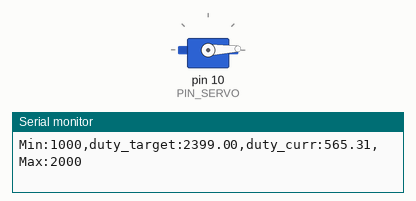
Simulated run of this sketch. Board: Arduino Uno, built with avr-gcc and run on an emulated ATmega328P. On the bench: servo, the last lines printed to the serial monitor.

Above: at 0.43 s.
At 10.48 s:
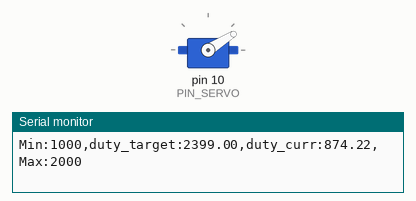
At 20.2 s:
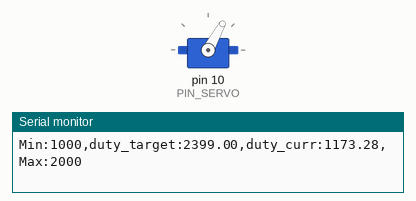
At 39.64 s:
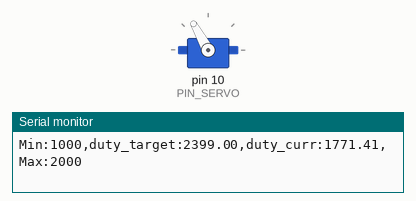
Timing chart, 0 to 40.0 s (numbered marks = the images above):
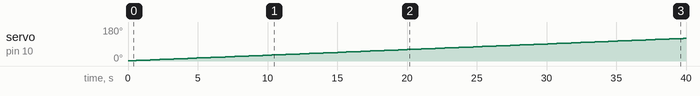

Measured:
- by itself, servo on pin 10 (PIN_SERVO): moves from 1° to 120° over 39.6 s

The sketch:

Low_servo_speed.ino
```cpp
#include <Servo.h>

// Arduino pin assignment
#define PIN_SERVO 10

// configurable parameters
#define _DUTY_MIN 553 // servo full clockwise position (0 degree)
#define _DUTY_NEU 1476 // servo neutral position (90 degree)
#define _DUTY_MAX 2399 // servo full counterclockwise position (180 degree)

#define _POS_START (_DUTY_MIN)
#define _POS_END (_DUTY_MAX)//_SERVO_SPEED 3
//#define _POS_END (_DUTY_NEU) //_SERVO_SPEED 0.3

#define _SERVO_SPEED 3 // servo speed limit (unit: degree/second)
//#define _SERVO_SPEED 0.3 // servo speed limit (unit: degree/second)
#define INTERVAL 20  // servo update interval

// global variables
unsigned long last_sampling_time; // unit: ms
double duty_chg_per_interval; // maximum duty difference per interval
double toggle_interval, toggle_interval_cnt;
float pause_time; // unit: sec
Servo myservo;
double duty_target, duty_curr;


void setup() {
// initialize GPIO pins
  myservo.attach(PIN_SERVO);
  duty_target = duty_curr = _POS_START;
  myservo.writeMicroseconds(duty_curr);

// initialize serial port
  Serial.begin(57600);

// convert angle speed into duty change per interval.
  duty_chg_per_interval = (float)(_DUTY_MAX - _DUTY_MIN) * _SERVO_SPEED / 180 * INTERVAL / 1000;

// initialize variables for servo update.
  pause_time = 1;
  toggle_interval = (180.0 / _SERVO_SPEED + pause_time) * 1000 / INTERVAL; //_SERVO_SPEED 3
  //toggle_interval = (90.0 / _SERVO_SPEED + pause_time) * 1000 / INTERVAL; //_SERVO_SPEED 0.3
  toggle_interval_cnt = toggle_interval;

// initialize last sampling time
  last_sampling_time = 0;
}


void loop() {
// wait until next sampling time.
// millis() returns the number of milliseconds since the program started. Will overflow after 50 days.
  if(millis() < last_sampling_time + INTERVAL) return;

// adjust duty_curr toward duty_target by duty_chg_per_interval
  if(duty_target > duty_curr) {
    duty_curr += duty_chg_per_interval;
    if(duty_curr > duty_target) duty_curr = duty_target;
  }
  else {
    duty_curr -= duty_chg_per_interval;
    if(duty_curr < duty_target) duty_curr = duty_target;
  }

// update servo position
  myservo.writeMicroseconds(duty_curr);

// output the read value to the serial port
  Serial.print("Min:1000,duty_target:");
  Serial.print(duty_target);
  Serial.print(",duty_curr:");
  Serial.print(duty_curr);
  Serial.println(",Max:2000");

// toggle duty_target between _DUTY_MIN and _DUTY_MAX.
  if(toggle_interval_cnt >= toggle_interval) {
    toggle_interval_cnt = 0;
    if(duty_target == _POS_START) duty_target = _POS_END;
    else duty_target = _POS_START;
  }
  else {
    toggle_interval_cnt++;
  }

// update last sampling time
  last_sampling_time += INTERVAL;
}
```
